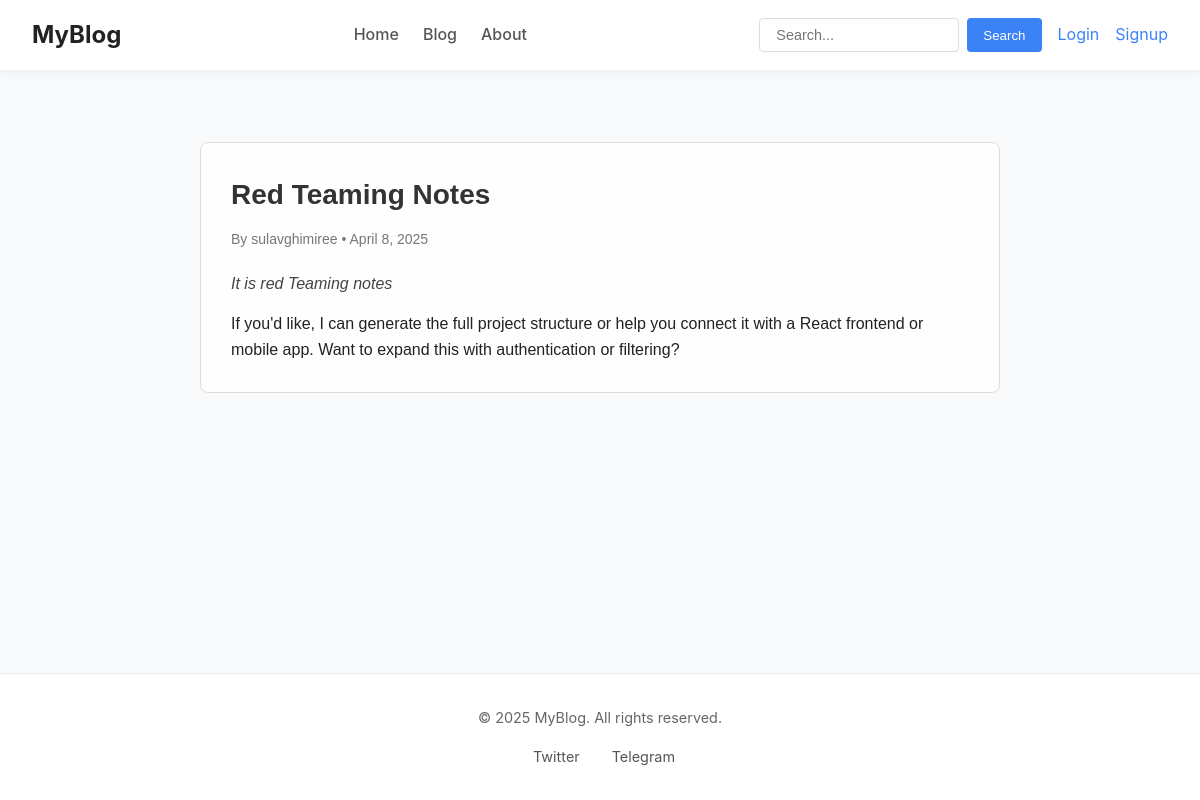
Page /blog/1/ on the committed database.
### blog_app/models.py (models this page shows, shortened)
class Blog(models.Model):
    title = models.CharField(max_length=200)
    short_desc = models.CharField(max_length=200)
    content = models.TextField()
    author = models.ForeignKey(User, on_delete=models.CASCADE)
    created = models.DateTimeField(auto_now_add=True)
    updated = models.DateTimeField(auto_now=True)
    is_published = models.BooleanField(default=False)

### blog_app/views.py (the view)
# urls.py: path('blog/<int:pk>/', views.blog_detail, name="blog-detail"),
def blog_detail(request, pk):
    blog = get_object_or_404(Blog, pk=pk, is_published=True)
    return render(request, 'blog_app/blog_detail.html', {"blog":blog})

### blog_app/templates/blog_app/blog_detail.html (shortened to what this page needs)
{% extends 'base.html' %} {% block content %}
<div class="blog-detail-container">
  <div class="blog-detail-title">{{ blog.title }}</div>
  <div class="blog-detail-meta">
    By {{ blog.author.username }} • {{ blog.created|date:"F j, Y" }}
  </div>
  <div class="blog-detail-short-desc">{{ blog.short_desc }}</div>
  <div class="blog-detail-content">{{ blog.content|linebreaks }}</div>
</div>
{% endblock %}

### static/styles.css (style rules this page uses)
* { margin: 0; padding: 0; box-sizing: border-box; }
body { font-family: 'Inter', -apple-system, BlinkMacSystemFont, 'Segoe UI', Roboto, Oxygen, Ubuntu, sans-serif; line-height: 1.6; color: #333; background-color: #f8f9fa; display: flex; flex-direction: column; min-height: 100vh; }

### blog_app/templates/blog_app/blog_detail.html (style rules this page uses)
.blog-detail-container { max-width: 800px; margin: 40px auto; padding: 30px; background-color: #fefefe; border: 1px solid #ddd; border-radius: 8px; font-family: Arial, sans-serif; }
.blog-detail-title { font-size: 28px; font-weight: bold; color: #333; margin-bottom: 10px; }
.blog-detail-meta { color: #777; font-size: 14px; margin-bottom: 20px; }
.blog-detail-short-desc { font-style: italic; color: #444; margin-bottom: 15px; }
.blog-detail-content { font-size: 16px; line-height: 1.6; color: #222; }

### rows in the picture
Blog: title "Red Teaming Notes", author.username "sulavghimiree", created "April 8, 2025", short_desc "It is red Teaming notes", content "If you'd like, I can generate the full project structure or help you connect it with a React frontend or mobile app. Want to expand this with authentication or filtering?"

### other values in the picture
{{ year|default:"2025" }} "2025"
